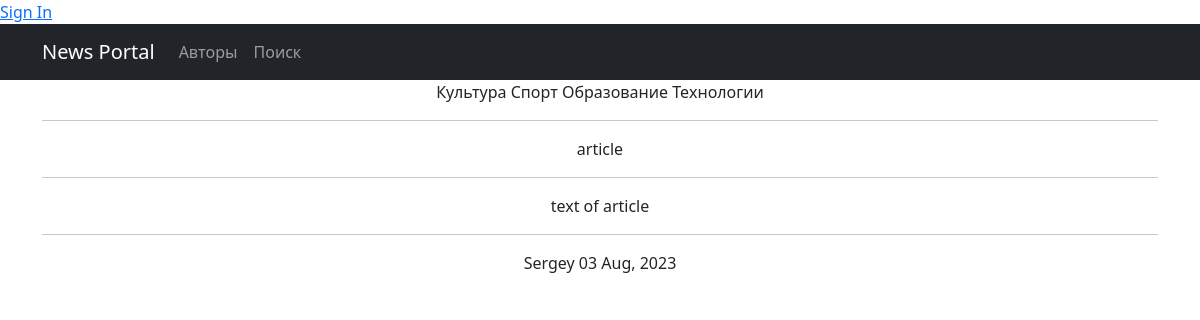
Before: /news/54 with the older database file.
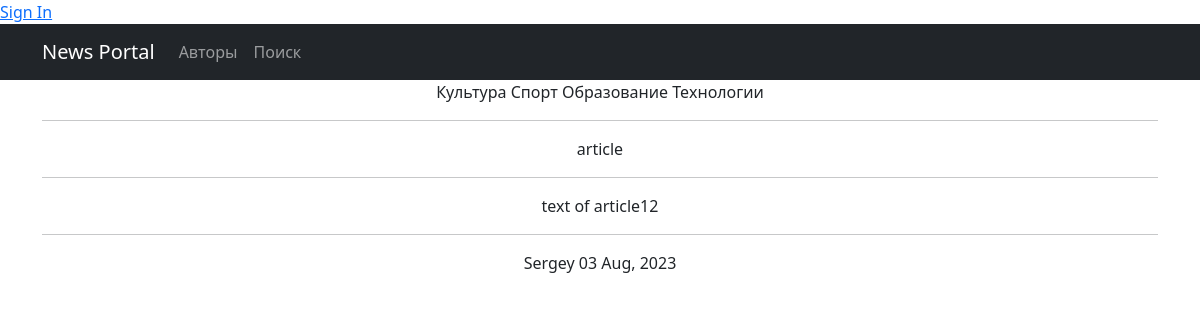
After: the same page with the newer database file.
### newapp/models.py (models this page shows, shortened)
class Post(models.Model):
    author = models.ForeignKey(Author, on_delete=models.CASCADE)
    NEWS = 'NW'
    ARTICLE = 'AT'
    CATEGORY_CHOICES = (
        (NEWS, 'Новость'),
        (ARTICLE, 'Статья'),
    )
    categoryType = models.CharField(max_length=2, choices=CATEGORY_CHOICES, default=ARTICLE)
    dateCreation = models.DateTimeField(auto_now_add=True)
    postCategory = models.ManyToManyField(Category, through='PostCategory')
    title = models.CharField(max_length=128)
    text = models.TextField()
    rating = models.SmallIntegerField(default=0)

class Author(models.Model):
    authorUser = models.OneToOneField(User, on_delete=models.CASCADE)
    ratingAuthor = models.SmallIntegerField(default=0)

### newapp/views.py (the view)
# urls.py: path('<int:pk>', PostDetail.as_view(), name='post_detail'),
class PostDetail(DetailView):
    model = Post
    context_object_name = 'Post'
    template_name = 'post.html'
    def get_object(self, *args, **kwargs):  # переопределяем метод получения объекта, как ни странно
        obj = cache.get(f'Post-{self.kwargs["pk"]}',
                        None)  # кэш очень похож на словарь, и метод get действует так же. Он забирает значение по ключу, если его нет, то забирает None.
        if not obj:
            obj = super().get_object(queryset=self.queryset)
            cache.set(f'Post-{self.kwargs["pk"]}', obj)
            return obj

### newapp/templatetags/censor.py (called while the page is built)
@register.filter()
def censor(value):
    words_to_censor = ['редиска', 'капустка', 'картошка']
    if not isinstance(value, str):
        raise ValueError("Значение должно быть строкой")
    for word in words_to_censor:
        value = value.replace(word, word[0] + '*' * len(word))
    return mark_safe(value)

### templates/post.html (shortened to what this page needs)
{% extends 'flatpages/default.html' %}
{% load censor %}
{% block content %}
<td>{% for cat in Post.postCategory.all %}
        {{ cat.name }}
    {% endfor %}
</td>
<hr>
<td>{{ Post.title|censor }}</td>
<hr>
<td>{{ Post.text|censor }}</td>
<hr>
<td>{{ Post.author.authorUser }}</td>
<td>{{ Post.dateCreation|date:"d M, Y" }}</td>
{% endblock content %}

Changed rows visible on the page:
changed Post "article": text|censor "text of article" → "text of article12"
